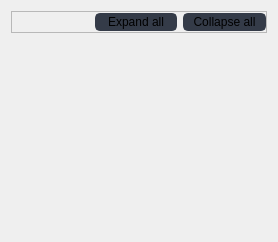
                   <widget class="QWidget" name="tab_8">
                    <attribute name="title">
                     <string>All region info</string>
                    </attribute>
                    <layout class="QVBoxLayout" name="verticalLayout_13">
                     <item>
                      <widget class="QFrame" name="frame_6">
                       <property name="frameShape">
                        <enum>QFrame::StyledPanel</enum>
                       </property>
                       <property name="frameShadow">
                        <enum>QFrame::Raised</enum>
                       </property>
                       <layout class="QHBoxLayout" name="horizontalLayout_12">
                        <property name="spacing">
                         <number>6</number>
                        </property>
                        <property name="leftMargin">
                         <number>0</number>
                        </property>
                        <property name="topMargin">
                         <number>0</number>
                        </property>
                        <property name="rightMargin">
                         <number>0</number>
                        </property>
                        <property name="bottomMargin">
                         <number>0</number>
                        </property>
                        <item>
                         <spacer name="horizontalSpacer_2">
                          <property name="orientation">
                           <enum>Qt::Horizontal</enum>
                          </property>
                          <property name="sizeHint" stdset="0">
                           <size>
                            <width>40</width>
                            <height>20</height>
                           </size>
                          </property>
                         </spacer>
                        </item>
                        <item>
                         <widget class="QPushButton" name="btn_expand_all_all_region">
                          <property name="sizePolicy">
                           <sizepolicy hsizetype="Expanding" vsizetype="Fixed">
                            <horstretch>0</horstretch>
                            <verstretch>0</verstretch>
                           </sizepolicy>
                          </property>
                          <property name="maximumSize">
                           <size>
                            <width>100</width>
                            <height>16777215</height>
                           </size>
                          </property>
                          <property name="layoutDirection">
                           <enum>Qt::RightToLeft</enum>
                          </property>
                          <property name="styleSheet">
                           <string notr="true">QPushButton {
	border: 2px solid rgb(52, 59, 72);
	border-radius: 5px;	
	background-color: rgb(52, 59, 72);
}
QPushButton:hover {
	background-color: rgb(57, 65, 80);
	border: 2px solid rgb(61, 70, 86);
}
QPushButton:pressed {	
	background-color: rgb(35, 40, 49);
	border: 2px solid rgb(43, 50, 61);
}</string>
                          </property>
                          <property name="text">
                           <string>Expand all</string>
                          </property>
                         </widget>
                        </item>
                        <item>
                         <widget class="QPushButton" name="btn_collapse_all_all_region">
                          <property name="sizePolicy">
                           <sizepolicy hsizetype="Expanding" vsizetype="Fixed">
                            <horstretch>0</horstretch>
                            <verstretch>0</verstretch>
                           </sizepolicy>
                          </property>
                          <property name="maximumSize">
                           <size>
                            <width>100</width>
                            <height>16777215</height>
                           </size>
                          </property>
                          <property name="layoutDirection">
                           <enum>Qt::RightToLeft</enum>
                          </property>
                          <property name="styleSheet">
                           <string notr="true">QPushButton {
	border: 2px solid rgb(52, 59, 72);
	border-radius: 5px;	
	background-color: rgb(52, 59, 72);
}
QPushButton:hover {
	background-color: rgb(57, 65, 80);
	border: 2px solid rgb(61, 70, 86);
}
QPushButton:pressed {	
	background-color: rgb(35, 40, 49);
	border: 2px solid rgb(43, 50, 61);
}</string>
                          </property>
                          <property name="text">
                           <string>Collapse all</string>
                          </property>
                         </widget>
                        </item>
                       </layout>
                      </widget>
                     </item>
                     <item>
                      <widget class="QTreeView" name="image_all_region">
                       <property name="contextMenuPolicy">
                        <enum>Qt::CustomContextMenu</enum>
                       </property>
                       <property name="styleSheet">
                        <string notr="true">QTreeView{alternate-background-color: #222222; background: transparent;}

QTreeView::branch:has-children:!has-siblings:closed,
QTreeView::branch:closed:has-children:has-siblings {
        border-image: none;
        image: url(:/icons/icons/cil-size-grip.png);
}

QTreeView::branch:open:has-children:!has-siblings,
QTreeView::branch:open:has-children:has-siblings  {
        border-image: none;
        image:url(:/icons/icons/circle.svg);
}

</string>
                       </property>
                       <property name="editTriggers">
                        <set>QAbstractItemView::NoEditTriggers</set>
                       </property>
                       <property name="alternatingRowColors">
                        <bool>true</bool>
                       </property>
                       <property name="selectionMode">
                        <enum>QAbstractItemView::NoSelection</enum>
                       </property>
                       <property name="indentation">
                        <number>40</number>
                       </property>
                       <attribute name="headerVisible">
                        <bool>false</bool>
                       </attribute>
                       <attribute name="headerCascadingSectionResizes">
                        <bool>false</bool>
                       </attribute>
                       <attribute name="headerDefaultSectionSize">
                        <number>220</number>
                       </attribute>
                       <attribute name="headerMinimumSectionSize">
                        <number>220</number>
                       </attribute>
                       <attribute name="headerStretchLastSection">
                        <bool>true</bool>
                       </attribute>
                      </widget>
                     </item>
                    </layout>
                   </widget>
